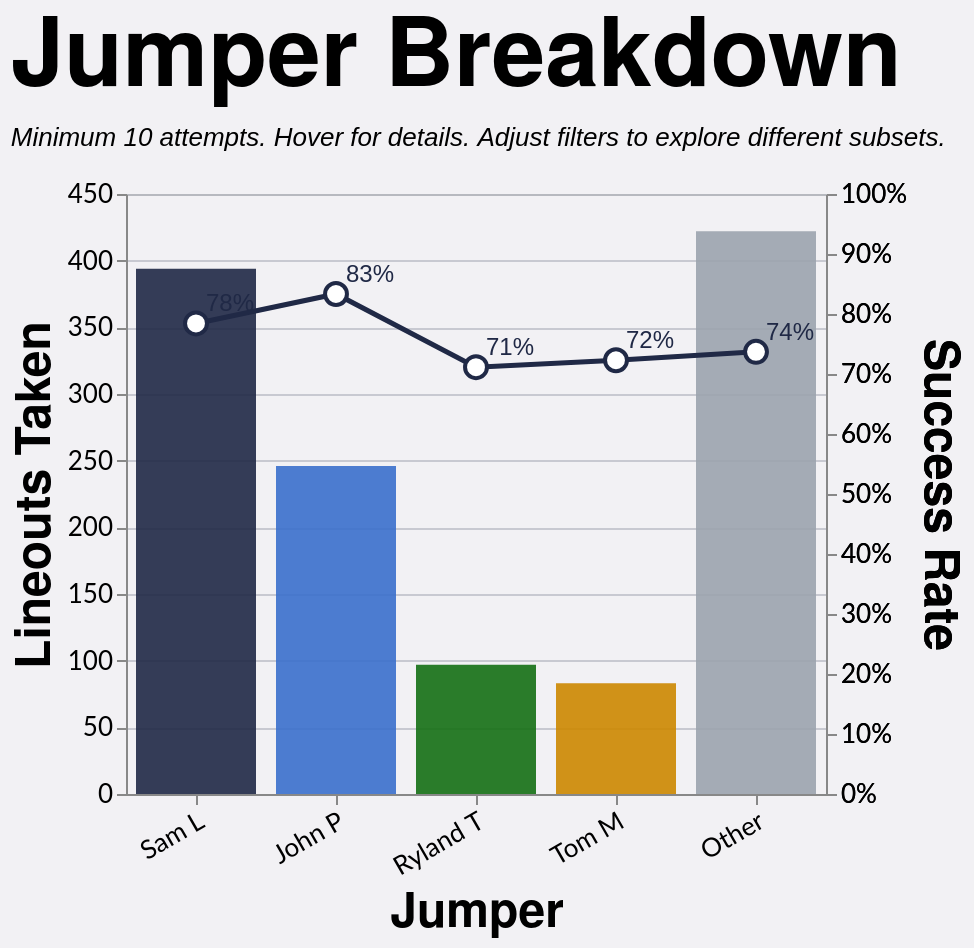

Vega-Lite specification for this chart:
### Vega-Lite specification from a JSON file in a GitHub repository (floating-point values rounded to 4 significant figures; data arrays with more than 128 entries replaced by an {"elided": "..."} marker saying what was removed)
{"config": {"axis": {"labelFont": "Lato, sans-serif", "titleFont": "PT Sans Narrow, Helvetica Neue, Helvetica, Arial, sans-serif", "labelFontSize": 13, "titleFontSize": 24, "gridColor": "#202947", "gridOpacity": 0.2}, "header": {"labelFont": "PT Sans Narrow, Helvetica Neue, Helvetica, Arial, sans-serif", "titleFont": "PT Sans Narrow, Helvetica Neue, Helvetica, Arial, sans-serif", "labelFontSize": 24, "titleFontSize": 28, "labelFontWeight": "bold", "orient": "left"}, "legend": {"labelFont": "Lato, sans-serif", "titleFont": "PT Sans Narrow, Helvetica Neue, Helvetica, Arial, sans-serif", "labelFontSize": 14, "titleFontSize": 16, "titlePadding": 5, "fillColor": "white", "strokeColor": "black", "padding": 10, "titleFontWeight": "lighter", "titleFontStyle": "italic", "titleColor": "gray", "offset": 10}, "title": {"font": "PT Sans Narrow, Helvetica Neue, Helvetica, Arial, sans-serif", "fontSize": 48, "fontWeight": "bold", "anchor": "start", "align": "center", "titlePadding": 20, "subtitlePadding": 10, "subtitleFontSize": 13, "subtitleColor": "", "subtitleFontStyle": "italic", "offset": 15, "color": "black"}, "axisX": {"labelAngle": 0}, "facet": {"title": null, "header": null, "align": {"row": "each", "column": "each"}}, "resolve": {"scale": {"y": "independent", "facet": "independent"}}, "background": "#f2f1f4", "scale": {"offsetBandPaddingOuter": 0.2, "offsetBandPaddingInner": 0.1}}, "layer": [{"mark": {"type": "bar", "opacity": 0.9, "size": 60}, "encoding": {"color": {"field": "jumper_tier", "legend": null, "scale": {"domain": ["Sam L", "John P", "Ryland T", "Tom M", "Other"], "range": ["#202946", "#3a6fcc", "#146f14", "#cc8800", "#9ca3af"]}, "type": "nominal"}, "stroke": {"value": "transparent"}, "tooltip": [{"field": "jumper_tier_name", "title": "Jumper", "type": "nominal"}, {"field": "attempts", "format": ",.0f", "title": "Attempts", "type": "quantitative"}, {"field": "won", "format": ",.0f", "title": "Won", "type": "quantitative"}, {"field": "success_rate", "format": ".1%", "title": "Success Rate", "type": "quantitative"}], "x": {"axis": {"labelAngle": -30}, "field": "jumper_tier", "sort": ["Sam L", "John P", "Ryland T", "Tom M", "Other"], "title": "Jumper", "type": "nominal"}, "y": {"field": "attempts", "title": "Lineouts Taken", "type": "quantitative"}}, "transform": [{"filter": "(loSquad == 'All' || datum.squad == loSquad) && (loSeason == 'All' || datum.season == loSeason) && (loGameType == 'All' || (loGameType == 'League + Cup' && (datum.game_type == 'League' || datum.game_type == 'Cup')) || (loGameType == 'League only' && datum.game_type == 'League') || datum.game_type == loGameType) && (loThrower == 'All' || datum.thrower == loThrower) && (loJumper == 'All' || datum.jumper == loJumper) && (loArea == 'All' || datum.area == loArea) && (loNumbers == 'All' || datum.numbers == loNumbers)"}, {"aggregate": [{"op": "count", "as": "attempts"}, {"op": "sum", "field": "won", "as": "won"}], "groupby": ["jumper_tier", "jumper_tier_name"]}, {"calculate": "datum.won / datum.attempts", "as": "success_rate"}]}, {"mark": {"type": "line", "point": {"fill": "white", "filled": false, "size": 120, "stroke": "#202946"}, "stroke": "#202946", "strokeWidth": 2.5}, "encoding": {"tooltip": [{"field": "jumper_tier_name", "title": "Jumper", "type": "nominal"}, {"field": "attempts", "format": ",.0f", "title": "Attempts", "type": "quantitative"}, {"field": "won", "format": ",.0f", "title": "Won", "type": "quantitative"}, {"field": "success_rate", "format": ".1%", "title": "Success Rate", "type": "quantitative"}], "x": {"axis": {"labelAngle": -30}, "field": "jumper_tier", "sort": ["Sam L", "John P", "Ryland T", "Tom M", "Other"], "title": "Jumper", "type": "nominal"}, "y": {"axis": {"format": "%"}, "field": "success_rate", "scale": {"domain": [0, 1]}, "title": "Success Rate", "type": "quantitative"}}, "transform": [{"filter": "(loSquad == 'All' || datum.squad == loSquad) && (loSeason == 'All' || datum.season == loSeason) && (loGameType == 'All' || (loGameType == 'League + Cup' && (datum.game_type == 'League' || datum.game_type == 'Cup')) || (loGameType == 'League only' && datum.game_type == 'League') || datum.game_type == loGameType) && (loThrower == 'All' || datum.thrower == loThrower) && (loJumper == 'All' || datum.jumper == loJumper) && (loArea == 'All' || datum.area == loArea) && (loNumbers == 'All' || datum.numbers == loNumbers)"}, {"aggregate": [{"op": "count", "as": "attempts"}, {"op": "sum", "field": "won", "as": "won"}], "groupby": ["jumper_tier", "jumper_tier_name"]}, {"calculate": "datum.won / datum.attempts", "as": "success_rate"}]}, {"mark": {"type": "text", "align": "left", "baseline": "middle", "color": "#202946", "dx": 5, "dy": -10, "fontSize": 12}, "encoding": {"text": {"field": "success_rate", "format": ".0%", "type": "quantitative"}, "x": {"axis": {"labelAngle": -30}, "field": "jumper_tier", "sort": ["Sam L", "John P", "Ryland T", "Tom M", "Other"], "title": "Jumper", "type": "nominal"}, "y": {"axis": {"format": "%"}, "field": "success_rate", "scale": {"domain": [0, 1]}, "title": "Success Rate", "type": "quantitative"}}, "transform": [{"filter": "(loSquad == 'All' || datum.squad == loSquad) && (loSeason == 'All' || datum.season == loSeason) && (loGameType == 'All' || (loGameType == 'League + Cup' && (datum.game_type == 'League' || datum.game_type == 'Cup')) || (loGameType == 'League only' && datum.game_type == 'League') || datum.game_type == loGameType) && (loThrower == 'All' || datum.thrower == loThrower) && (loJumper == 'All' || datum.jumper == loJumper) && (loArea == 'All' || datum.area == loArea) && (loNumbers == 'All' || datum.numbers == loNumbers)"}, {"aggregate": [{"op": "count", "as": "attempts"}, {"op": "sum", "field": "won", "as": "won"}], "groupby": ["jumper_tier", "jumper_tier_name"]}, {"calculate": "datum.won / datum.attempts", "as": "success_rate"}]}], "data": {"name": "data-96c21feaccbb1b0f7a6e6b72696edf70"}, "height": 300, "params": [{"name": "loSquad", "value": "All"}, {"name": "loSeason", "value": "All"}, {"name": "loGameType", "value": "All"}, {"name": "loThrower", "value": "All"}, {"name": "loJumper", "value": "All"}, {"name": "loArea", "value": "All"}, {"name": "loNumbers", "value": "All"}], "resolve": {"scale": {"y": "independent"}}, "title": {"text": "Jumper Breakdown", "subtitle": "Minimum 10 attempts. Hover for details. Adjust filters to explore different subsets."}, "width": {"step": 70}, "$schema": "https://vega.github.io/schema/vega-lite/v5.20.1.json", "datasets": {"data-96c21feaccbb1b0f7a6e6b72696edf70": {"elided": "1242 records"}}}
